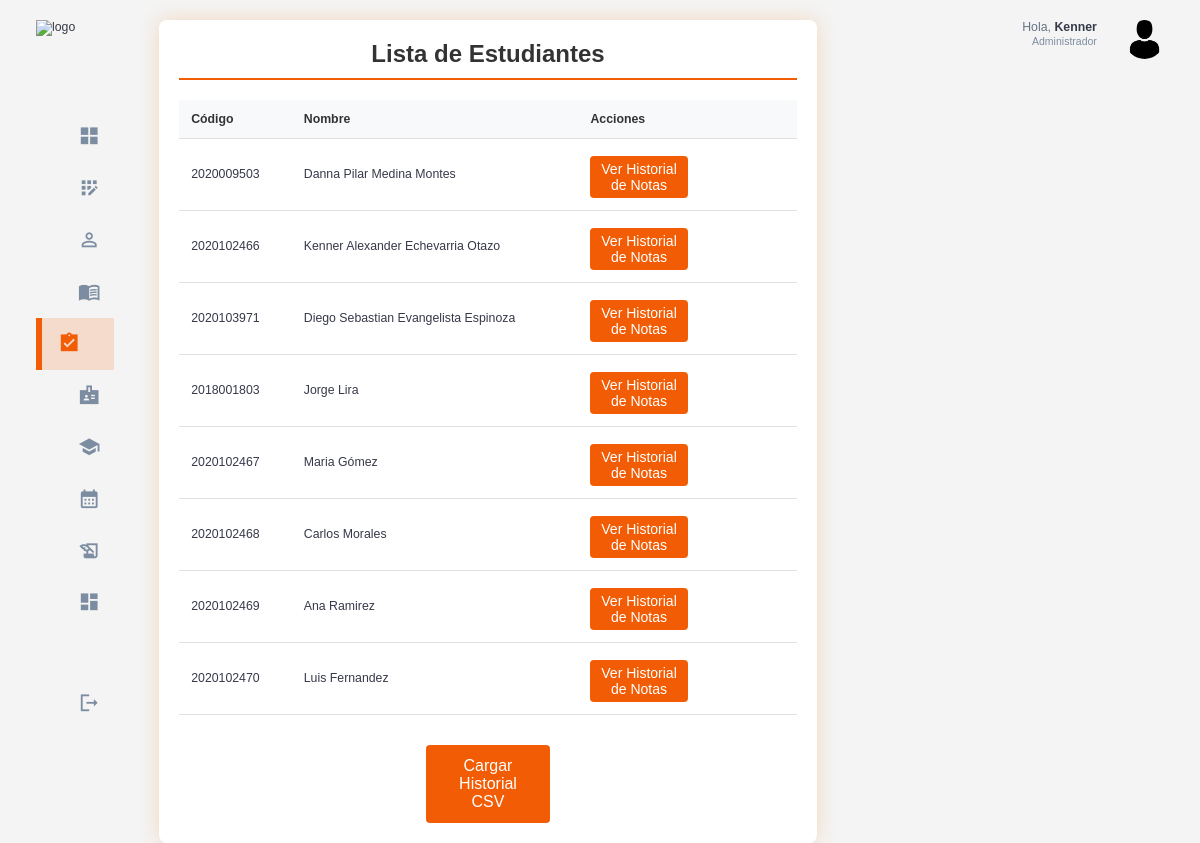
Before: /cursos/historial/ (signed in) with the older database file.
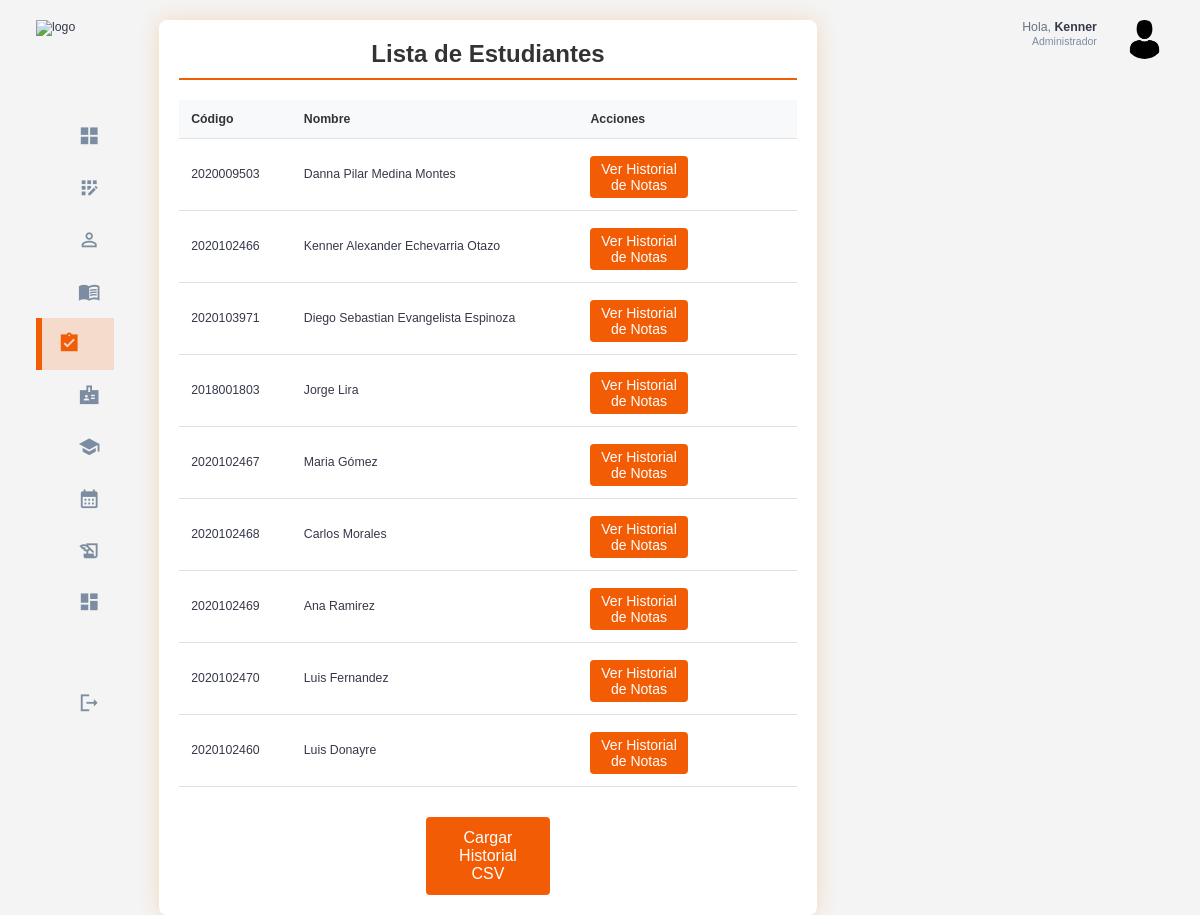
After: the same page with the newer database file.
### estudiantes/models.py (models this page shows, shortened)
class Estudiante(models.Model):
    usuario = models.OneToOneField(Usuario, on_delete=models.CASCADE)
    codigo = models.CharField(max_length=10,unique=True)
    base = models.CharField(max_length=20)
    carrera = models.CharField(max_length=100)
    activo = models.BooleanField(default=True)

class InformacionPersonal(models.Model):
    estudiante = models.OneToOneField(Estudiante, on_delete=models.CASCADE)
    dni =  models.CharField(max_length=8,unique= True)
    nombre = models.CharField(max_length=100)
    apellido = models.CharField(max_length=100)
    fecha_nacimiento = models.DateField()

### usuarios/decorators.py (the view)
        def _wrapped_view(request, *args, **kwargs):
            if request.user.is_authenticated and (request.user.rol.nombre_rol == role or request.user.rol.is_admin):
                return view_func(request, *args, **kwargs)
            else:
                raise PermissionDenied  # Lanza un error si no tiene el rol correcto

### cursos/views.py (called while the page is built)
@login_required
@role_required('Administrador')
def listar_estudiantes_historial(request):
    estudiantes = Estudiante.objects.all()
    return render(request, 'estudiantes/listar_estudiantes_historial.html', {'estudiantes': estudiantes})

### templates/estudiantes/listar_estudiantes_historial.html (shortened to what this page needs)
{% extends 'base.html' %}
{% load static %}
{% block extra_css %}
    <link rel="stylesheet" href="{% static 'css/student_list.css' %}">
{% endblock %}
{% block content %}
<div class="student-list-container">
    <h2>Lista de Estudiantes</h2>
    <div class="table-responsive">
        <table class="student-table">
            <thead>
                <tr>
                  <th>Código</th>
                  <th>Nombre</th>
                  <th>Acciones</th>
                </tr>
            </thead>
            <tbody>
                {% for estudiante in estudiantes %}
                <tr>
                    <td>{{ estudiante.codigo }}</td>
                    <td>{{ estudiante.informacionpersonal.nombre }} {{ estudiante.informacionpersonal.apellido }}</td>
                    <td>
                        <a href="{% url 'historial_notas_estudiante' estudiante.id %}" class="btn-2 btn-add-2">Ver Historial de Notas</a>
                    </td>
                </tr>
                {% endfor %}
            </tbody>
        </table>
    </div>
    <a href="{% url 'cargar_historial_notas_csv' %}" class="btn btn-add btn-carga">Cargar Historial CSV</a>
</div>
{% endblock %}

Changed rows visible on the page:
added Estudiante: codigo "2020102460", informacionpersonal.nombre "Luis", informacionpersonal.apellido "Donayre"
